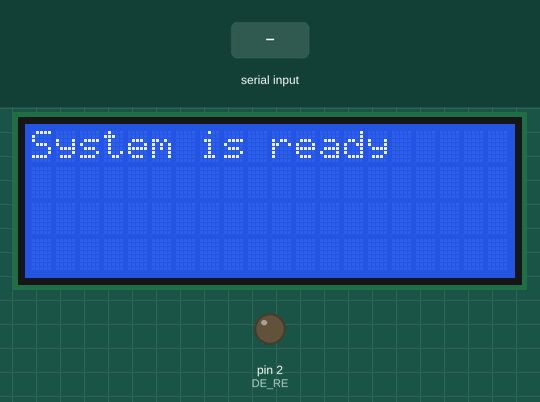
Bench run of a sketch on a simulated Arduino Uno, built with avr-gcc and run on an emulated ATmega328P. Shown: 20×4 character LCD, output pins drawn as LEDs (lit = HIGH). The inputs (shaded band) are chosen by the test bench. What the sketch prints to the serial monitor is not drawn.

Above: at 1.2 s.
1.3 s: "1\n" received over Serial
At 2.6 s:
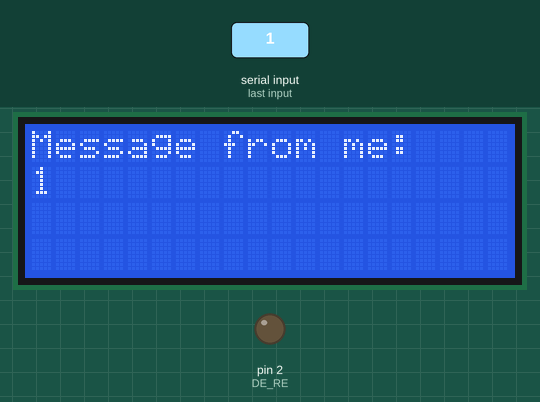
2.9 s: "1\n" received over the second serial link
At 3.3 s:
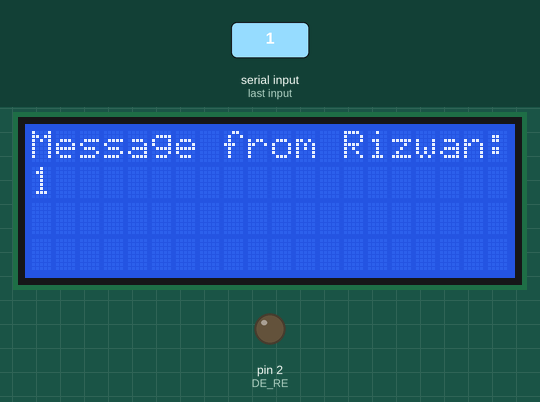
4.4 s: byte 10 ('\n') received over Serial
At 4.8 s:
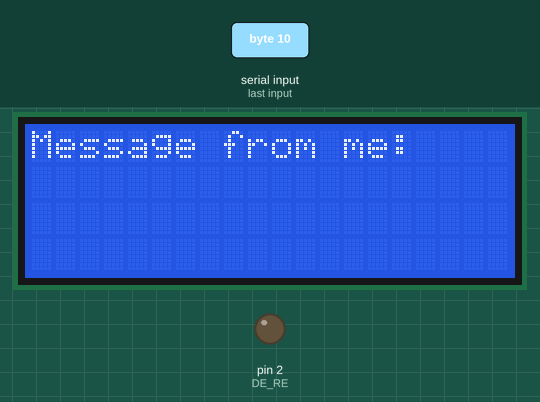
6.0 s: "0\n" received over Serial
At 7.3 s:
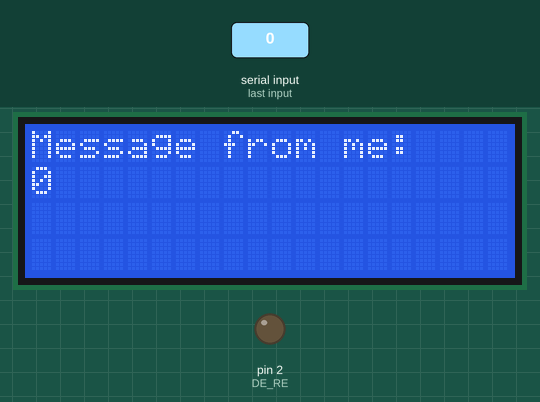
7.6 s: "0\n" received over the second serial link
At 8.1 s:
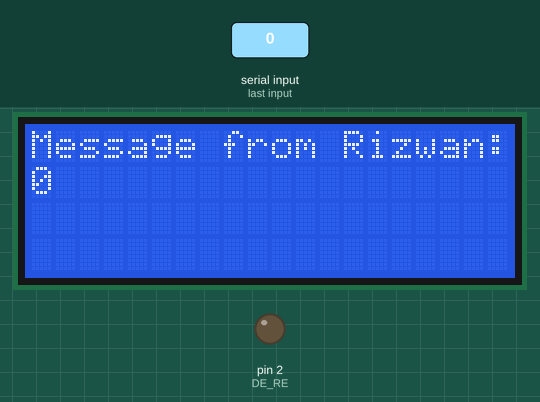
Timing chart, 0 to 10.1 s (numbered marks = the images above; inputs shaded):
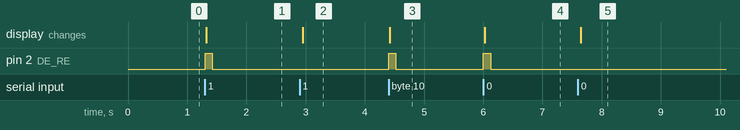

Measured:
- after the input at 1.3 s, pin 2 (DE_RE): LOW → HIGH at once, → LOW 0.12 s later; the display: changes at once (image 1)
- after the input at 2.9 s, the display: changes after 0.05 s (image 2)
- after the input at 4.4 s, pin 2 (DE_RE): LOW → HIGH at once, → LOW 0.12 s later; the display: changes at once (image 3)
- after the input at 6.0 s, pin 2 (DE_RE): LOW → HIGH at once, → LOW 0.12 s later; the display: changes at once (image 4)
- after the input at 7.6 s, the display: changes after 0.05 s (image 5)

The sketch:

task_Two.ino
```cpp
#include <SoftwareSerial.h>
#include <LiquidCrystal_I2C.h>

// Define pins and constants
#define DE_RE 2  // Control pin for direction (HIGH for transmit, LOW for receive)
#define RX 6     // RX pin for SoftwareSerial
#define TX 7     // TX pin for SoftwareSerial

// Create instances of SoftwareSerial and LiquidCrystal_I2C
SoftwareSerial mySerial(RX, TX);
LiquidCrystal_I2C lcd(0x27, 20, 4);  // LCD with I2C address 0x27 and size 20x4

// Variables to hold messages
String sendMessage;
String receivedMessage;

void setup() {
  // Initialize Serial and SoftwareSerial
  Serial.begin(9600);         // Serial monitor for debugging
  mySerial.begin(9600);       // SoftwareSerial for communication

  // Initialize LCD
  lcd.init();                 // Initialize the LCD
  lcd.backlight();           // Turn on the LCD backlight
  lcd.clear();
  lcd.setCursor(0, 0);
  lcd.print("System is ready");

  // Set DE_RE pin mode
  pinMode(DE_RE, OUTPUT);
  digitalWrite(DE_RE, LOW);  // Set to receive mode initially
}

void loop() {
  // Receiving Mode
  digitalWrite(DE_RE, LOW);  // Enable reception mode
  while (mySerial.available() > 0) {
    char receivedChar = mySerial.read(); // Read incoming character

    // Only append printable characters
    if (isPrintable(receivedChar)) {
      receivedMessage += receivedChar;  // Append character to message
    }

    if (receivedChar == '\n') {
      // End of message
      receivedMessage.trim();  // Trim any whitespace characters

      // Display the received message
      Serial.println(receivedMessage);  // Print the received message to Serial monitor
      mySerial.println("Received The Message");  // Send acknowledgment

      // Print received message to LCD
      lcd.clear();
      lcd.setCursor(0, 0);
      lcd.print("Message from Rizwan:");
      lcd.setCursor(0, 1);
      lcd.print(receivedMessage);
      receivedMessage = "";  // Reset received message for next input
    }
  }

  // Sending Mode
  if (Serial.available() > 0) {
    char inputChar = Serial.read();  // Read character from Serial monitor

    // Only append printable characters
    if (isPrintable(inputChar)) {
      sendMessage += inputChar;  // Append character to message
    }

    if (inputChar == '\n') {
      // End of input message
      digitalWrite(DE_RE, HIGH);  // Enable transmission mode
      mySerial.println(sendMessage);  // Send the message through SoftwareSerial
      Serial.print("Sending: ");
      Serial.println(sendMessage);

      // Print sending message to LCD
      lcd.clear();
      lcd.setCursor(0, 0);
      lcd.print("Message from me:");
      lcd.setCursor(0, 1);
      lcd.print(sendMessage);
      sendMessage = "";  // Reset message for next input
      delay(100);  // Short delay to ensure message is sent before switching back to receive mode
      digitalWrite(DE_RE, LOW);  // Switch back to receive mode
    }
  }
}
```
